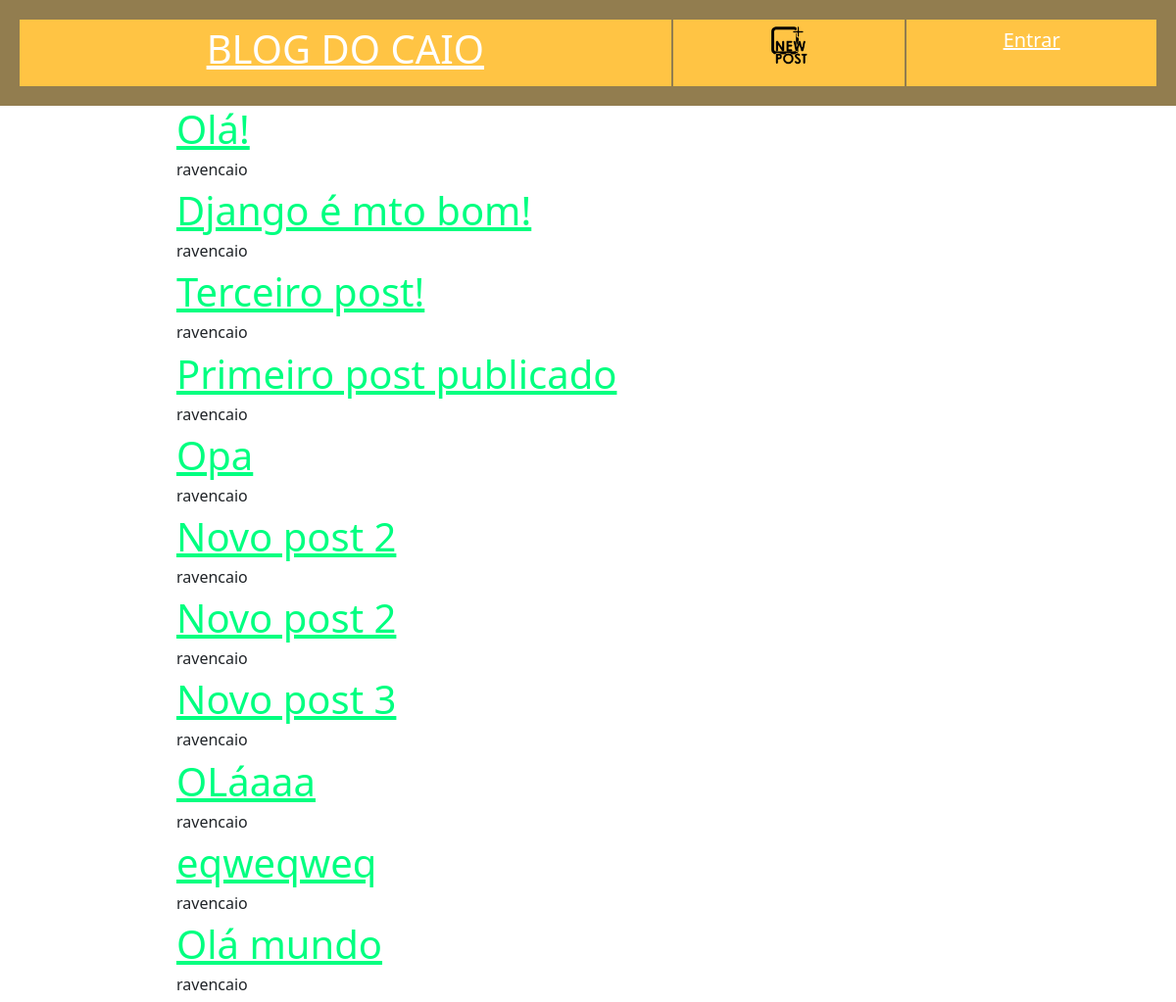
The page / on the database its author committed.
### polls/models.py (models this page shows, shortened)
class Post(models.Model):
    author = models.ForeignKey(settings.AUTH_USER_MODEL, on_delete=models.CASCADE)
    title = models.CharField(max_length=200)
    text = models.TextField()
    created_date = models.DateTimeField(default=timezone.now)
    published_date = models.DateTimeField(blank=True, null=True)

### polls/views.py (the view)
# urls.py: path("", views.post_list, name="post_list"),
def post_list(request):
    posts = Post.objects.filter(published_date__lte= timezone.now()).order_by('published_date')
    return render(request, 'post.html', {'posts' : posts})

### polls/templates/post.html
{% extends 'blog.html' %}
{% block content %}
    {% for post in posts %}
        <h1><a href="{% url 'post_view' pk=post.pk %}"> {{ post.title }} </a></h1>
        <h6>{{ post.author }}</h6>
    {% endfor %}
{% endblock %}

### rows shown on the page
Post: title "Olá!", author "ravencaio"
Post: title "Django é mto bom!", author "ravencaio"
Post: title "Terceiro post!", author "ravencaio"
Post: title "Primeiro post publicado", author "ravencaio"
Post: title "Opa", author "ravencaio"
Post: title "Novo post 2", author "ravencaio"
Post: title "Novo post 2", author "ravencaio"
Post: title "Novo post 3", author "ravencaio"
Post: title "OLáaaa", author "ravencaio"
Post: title "eqweqweq", author "ravencaio"
Post: title "Olá mundo", author "ravencaio"
